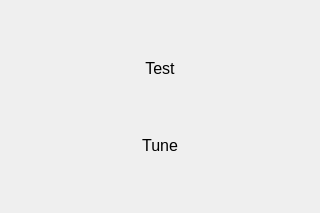
<ui version="4.0" >
 <class>Motors</class>
 <widget class="QWidget" name="Motors" >
  <property name="geometry" >
   <rect>
    <x>0</x>
    <y>0</y>
    <width>320</width>
    <height>213</height>
   </rect>
  </property>
  <property name="windowTitle" >
   <string>Form</string>
  </property>
  <layout class="QHBoxLayout" >
   <item>
    <spacer>
     <property name="orientation" >
      <enum>Qt::Horizontal</enum>
     </property>
     <property name="sizeHint" >
      <size>
       <width>104</width>
       <height>20</height>
      </size>
     </property>
    </spacer>
   </item>
   <item>
    <layout class="QVBoxLayout" >
     <item>
      <spacer>
       <property name="orientation" >
        <enum>Qt::Vertical</enum>
       </property>
       <property name="sizeHint" >
        <size>
         <width>20</width>
         <height>40</height>
        </size>
       </property>
      </spacer>
     </item>
     <item>
      <widget class="QPushButton" name="ui_testButton" >
       <property name="minimumSize" >
        <size>
         <width>80</width>
         <height>30</height>
        </size>
       </property>
       <property name="maximumSize" >
        <size>
         <width>80</width>
         <height>30</height>
        </size>
       </property>
       <property name="styleSheet" >
        <string>QPushButton{
border:0px;
background-image:url(:/actions/rivet80x30L.png);
color:black;
font-size:12pt;
}
QPushButton:pressed{
border:0px;
background-image:url(:/actions/rivet80x30D.png);
color:white;
font-size:12pt;
}</string>
       </property>
       <property name="text" >
        <string>Test</string>
       </property>
      </widget>
     </item>
     <item>
      <spacer>
       <property name="orientation" >
        <enum>Qt::Vertical</enum>
       </property>
       <property name="sizeHint" >
        <size>
         <width>20</width>
         <height>40</height>
        </size>
       </property>
      </spacer>
     </item>
     <item>
      <widget class="QPushButton" name="ui_tuneButton" >
       <property name="minimumSize" >
        <size>
         <width>80</width>
         <height>30</height>
        </size>
       </property>
       <property name="maximumSize" >
        <size>
         <width>80</width>
         <height>30</height>
        </size>
       </property>
       <property name="styleSheet" >
        <string>QPushButton{
border:0px;
background-image:url(:/actions/rivet80x30L.png);
color:black;
font-size:12pt;
}
QPushButton:pressed{
border:0px;
background-image:url(:/actions/rivet80x30D.png);
color:white;
font-size:12pt;
}</string>
       </property>
       <property name="text" >
        <string>Tune</string>
       </property>
      </widget>
     </item>
     <item>
      <spacer>
       <property name="orientation" >
        <enum>Qt::Vertical</enum>
       </property>
       <property name="sizeHint" >
        <size>
         <width>20</width>
         <height>40</height>
        </size>
       </property>
      </spacer>
     </item>
    </layout>
   </item>
   <item>
    <spacer>
     <property name="orientation" >
      <enum>Qt::Horizontal</enum>
     </property>
     <property name="sizeHint" >
      <size>
       <width>103</width>
       <height>20</height>
      </size>
     </property>
    </spacer>
   </item>
  </layout>
 </widget>
 <resources/>
 <connections/>
</ui>
